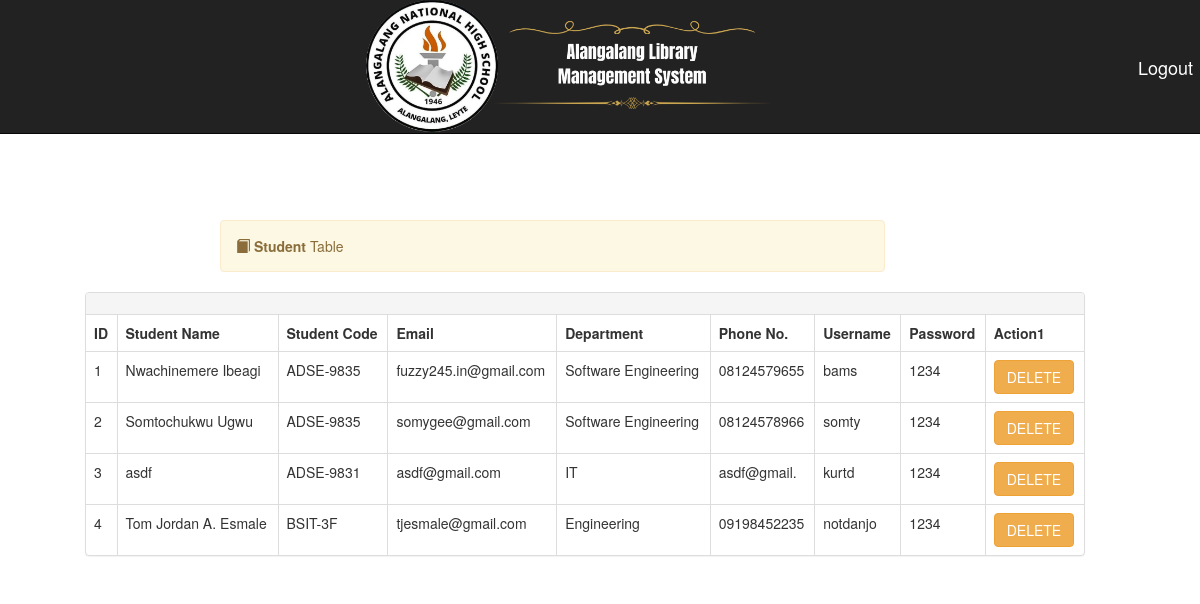
The app's page /viewstudents.php, older data.
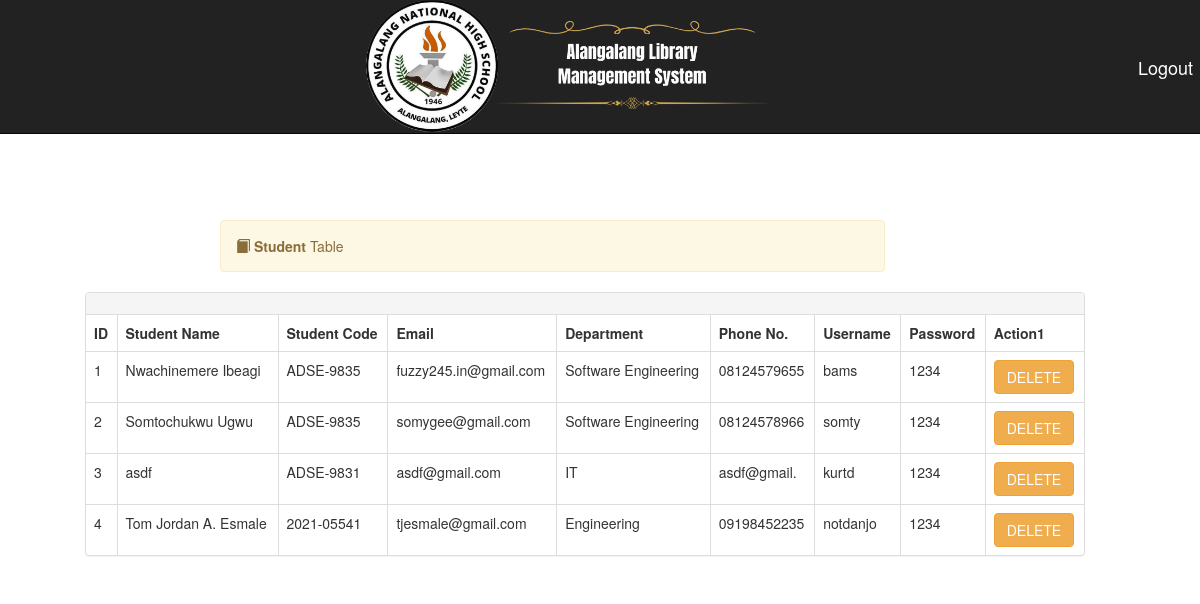
The same page, newer data.
### tables this page shows
CREATE TABLE `students` (
  `studentId` int(11) NOT NULL,
  `matric_no` varchar(30) NOT NULL,
  `password` varchar(150) NOT NULL,
  `username` varchar(150) NOT NULL,
  `email` varchar(60) NOT NULL,
  `dept` varchar(60) NOT NULL,
  `numOfBooks` int(11) NOT NULL,
  `moneyOwed` varchar(20) NOT NULL,
  `photo` text NOT NULL,
  `phoneNumber` varchar(11) NOT NULL,
  `name` varchar(60) NOT NULL
);

### viewstudents.php (the view, shortened to what this page needs)
<?php
require 'includes/db-inc.php';
include "includes/header.php";
$sql = "SELECT * FROM students";
$query = mysqli_query($conn, $sql);
$counter = 1;
?>
<div class="container">
    <?php include "includes/nav.php"; ?>
    <div class="alert alert-warning col-lg-7 col-md-12 col-sm-12 col-xs-12 col-lg-offset-2 col-md-offset-0 col-sm-offset-1 col-xs-offset-0" style="margin-top:70px">
        <span class="glyphicon glyphicon-book"></span>
        <strong>Student</strong> Table
    </div>
</div>
<div class="container col-lg-11" style="padding-left: 85px;">
    <div class="panel panel-default">
        <div class="panel-heading">
            <div class="row">
                <div class="col-lg-6 col-md-6 col-sm-12 col-xs-12 pull-right"></div>
            </div>
        </div>
        <table class="table table-bordered">
            <thead>
                <tr>
                    <th>ID</th>
                    <th>Student Name</th>
                    <th>Student Code</th>
                    <th>Email</th>
                    <th>Department</th>
                    <th>Phone No.</th>
                    <th>Username</th>
                    <th>Password</th>
                    <th>Action1</th>
                </tr>
            </thead>
            <tbody>
                <?php while ($row = mysqli_fetch_assoc($query)) : ?>
                    <tr>
                        <td><?php echo $counter++; ?></td>
                        <td><?php echo $row['name']; ?></td>
                        <td><?php echo $row['matric_no']; ?></td>
                        <td><?php echo $row['email']; ?></td>
                        <td><?php echo $row['dept']; ?></td>
                        <td><?php echo $row['phoneNumber']; ?></td>
                        <td><?php echo $row['username']; ?></td>
                        <td><?php echo $row['password']; ?></td>
                        <td>
                            <form action="viewstudents.php" method="post">
                                <button name="submit" class="btn btn-warning">DELETE</button>
                            </form>
                        </td>
                    </tr>
                <?php endwhile; ?>
            </tbody>
        </table>
    </div>
</div>
</body>
</html>

Row changes from the older to the newer data that the page shows:
changed students "Tom Jordan A. Esmale": matric_no "BSIT-3F" → "2021-05541"
